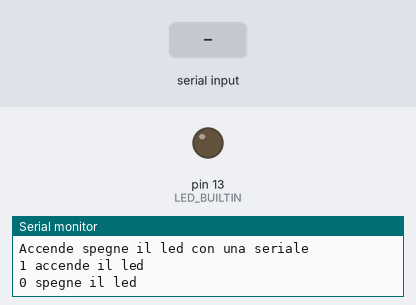
Simulated run of this sketch. Board: Arduino Uno, built with avr-gcc and run on an emulated ATmega328P. On the bench: output pins drawn as LEDs (lit = HIGH), the last lines printed to the serial monitor. Dashed ring = blinking. The inputs (shaded band) are chosen by the test bench.

Above: at 1.2 s.
1.3 s: "2" received over Serial
At 1.7 s:
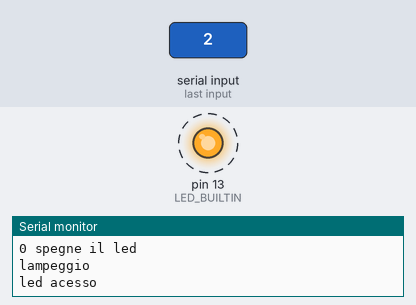
4.3 s: "1" received over Serial
At 5.2 s:
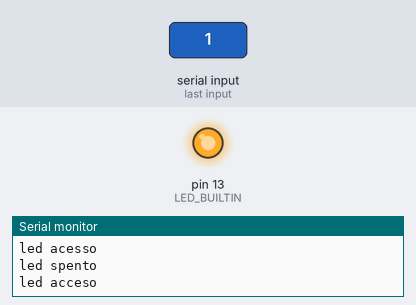
5.8 s: "0" received over Serial
At 6.4 s:
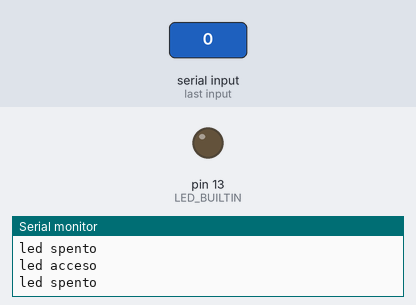
Timing chart, 0 to 8.8 s (numbered marks = the images above; inputs shaded):
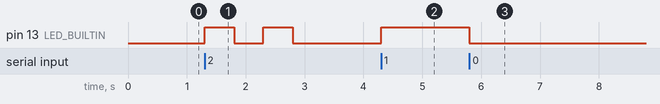

The sketch:

comando_con_led.ino
```cpp
void setup() {
  // put your setup code here, to run once:
  //Initialize serial and wait for port to open:
  Serial.begin(9600);


  // prints title with ending line break
  Serial.println("Accende spegne il led con una seriale");
  Serial.println("1 accende il led");
  Serial.println("0 spegne il led");
  pinMode(LED_BUILTIN, OUTPUT);
}
void loop() {
  // put your main code here, to run repeatedly:
  if (Serial.available()) {
    unsigned char comando = Serial.read();
    if ('2' == comando) {
      digitalWrite(LED_BUILTIN, HIGH);
      Serial.println("lampeggio");
      Serial.println("led acesso");

      delay(500);

      Serial.println("led spento");

      digitalWrite(LED_BUILTIN, LOW);

      delay(500);

      Serial.println("led acesso");

      digitalWrite(LED_BUILTIN, HIGH);

      delay(500);

      Serial.println("led spento");

      digitalWrite(LED_BUILTIN, LOW);

    } else if ('0' == comando) {
      digitalWrite(LED_BUILTIN, LOW);
      Serial.println("led spento");
    } else if ('1' == comando) {
      digitalWrite(LED_BUILTIN, HIGH);
      Serial.println("led acceso");
    } else {
      Serial.println("comando non riconosciuto,");

    }
  }
}
```

Measured:
- after the input at 1.3 s, pin 13 (LED_BUILTIN): alternates HIGH for 0.50 s and LOW for 0.50 s, 4 changes in all, then stays LOW, starting at once
- after the input at 4.3 s, pin 13 (LED_BUILTIN): LOW → HIGH at once
- after the input at 5.8 s, pin 13 (LED_BUILTIN): HIGH → LOW at once
